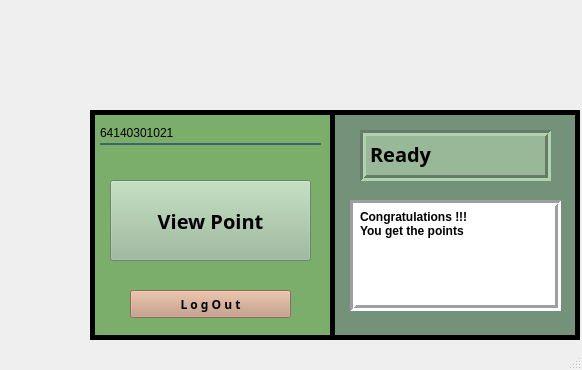
<?xml version="1.0" encoding="UTF-8"?>
<ui version="4.0">
 <class>MainWindow</class>
 <widget class="QMainWindow" name="MainWindow">
  <property name="geometry">
   <rect>
    <x>0</x>
    <y>0</y>
    <width>582</width>
    <height>370</height>
   </rect>
  </property>
  <property name="windowTitle">
   <string>MainWindow</string>
  </property>
  <widget class="QWidget" name="centralwidget">
   <property name="styleSheet">
    <string notr="true">QPushButton#Logout_Button{
	background-color: rgb(194, 151, 125);
	
	
	border-left:1px solid rgb(255,76,100);
	border-right:1px solid rgb(255,76,100);
	border-bottom:5px solid rgb(255,76,100);
}
QPushButton#Logout_Button:hover{
	background-color:rgb(192,192,192);
	color:rgb(0,0,0);
	border-left:1px solid rgb(128,128,128);
	border-right:1px solid rgb(128,128,128);
	border-bottom:5px solid rgb(128,128,128);
}
QPushButton#Logout_Button:pressed{
	background-color:rgb(192,192,192);
	color:rgb(0,0,0);
	border-left:1px solid rgb(128,128,128);
	border-right:1px solid rgb(128,128,128);
	border-top:5px solid rgb(128,128,128);
}
QPushButton#ViewPoint_Button{
	background-color: rgb(153, 184, 152);
	
	
	border-left:1px solid rgb(255,76,100);
	border-right:1px solid rgb(255,76,100);
	border-bottom:5px solid rgb(255,76,100);
}
QPushButton#ViewPoint_Button:hover{
	background-color:rgb(192,192,192);
	color:rgb(0,0,0);
	border-left:1px solid rgb(128,128,128);
	border-right:1px solid rgb(128,128,128);
	border-bottom:5px solid rgb(128,128,128);
}
QPushButton#ViewPoint_Button:pressed{
	background-color:rgb(192,192,192);
	color:rgb(0,0,0);
	border-left:1px solid rgb(128,128,128);
	border-right:1px solid rgb(128,128,128);
	border-top:5px solid rgb(128,128,128);
}</string>
   </property>
   <widget class="QLabel" name="label_2">
    <property name="geometry">
     <rect>
      <x>90</x>
      <y>110</y>
      <width>250</width>
      <height>230</height>
     </rect>
    </property>
    <property name="styleSheet">
     <string notr="true">
background-color: rgb(123, 174, 106);</string>
    </property>
    <property name="frameShape">
     <enum>QFrame::Box</enum>
    </property>
    <property name="lineWidth">
     <number>5</number>
    </property>
    <property name="text">
     <string/>
    </property>
   </widget>
   <widget class="QLabel" name="label_3">
    <property name="geometry">
     <rect>
      <x>330</x>
      <y>110</y>
      <width>250</width>
      <height>230</height>
     </rect>
    </property>
    <property name="styleSheet">
     <string notr="true">background-color: rgb(116, 146, 122);</string>
    </property>
    <property name="frameShape">
     <enum>QFrame::Box</enum>
    </property>
    <property name="lineWidth">
     <number>5</number>
    </property>
    <property name="text">
     <string/>
    </property>
   </widget>
   <widget class="QLabel" name="Student_ID_2">
    <property name="geometry">
     <rect>
      <x>100</x>
      <y>120</y>
      <width>221</width>
      <height>25</height>
     </rect>
    </property>
    <property name="font">
     <font>
      <pointsize>9</pointsize>
     </font>
    </property>
    <property name="styleSheet">
     <string notr="true">background-color: rgb(0,0,0,0);


border-bottom:2px solid rgba(46,82,101,200);</string>
    </property>
    <property name="text">
     <string>64140301021</string>
    </property>
   </widget>
   <widget class="QPushButton" name="Logout_Button">
    <property name="geometry">
     <rect>
      <x>130</x>
      <y>290</y>
      <width>161</width>
      <height>28</height>
     </rect>
    </property>
    <property name="font">
     <font>
      <family>Berlin Sans FB Demi</family>
      <pointsize>9</pointsize>
      <weight>75</weight>
      <bold>true</bold>
     </font>
    </property>
    <property name="text">
     <string>L o g O u t</string>
    </property>
   </widget>
   <widget class="QPushButton" name="ViewPoint_Button">
    <property name="geometry">
     <rect>
      <x>110</x>
      <y>180</y>
      <width>201</width>
      <height>81</height>
     </rect>
    </property>
    <property name="font">
     <font>
      <family>Berlin Sans FB Demi</family>
      <pointsize>15</pointsize>
      <weight>75</weight>
      <bold>true</bold>
     </font>
    </property>
    <property name="text">
     <string>View Point</string>
    </property>
   </widget>
   <widget class="QPlainTextEdit" name="state">
    <property name="geometry">
     <rect>
      <x>360</x>
      <y>130</y>
      <width>191</width>
      <height>51</height>
     </rect>
    </property>
    <property name="font">
     <font>
      <family>Berlin Sans FB Demi</family>
      <pointsize>15</pointsize>
      <weight>75</weight>
      <italic>false</italic>
      <bold>true</bold>
      <underline>false</underline>
     </font>
    </property>
    <property name="layoutDirection">
     <enum>Qt::LeftToRight</enum>
    </property>
    <property name="styleSheet">
     <string notr="true">background-color: rgb(153, 184, 152);</string>
    </property>
    <property name="frameShape">
     <enum>QFrame::Box</enum>
    </property>
    <property name="lineWidth">
     <number>3</number>
    </property>
    <property name="plainText">
     <string>Ready</string>
    </property>
    <property name="tabStopWidth">
     <number>0</number>
    </property>
   </widget>
   <widget class="QPlainTextEdit" name="plainTextEdit">
    <property name="geometry">
     <rect>
      <x>350</x>
      <y>200</y>
      <width>211</width>
      <height>111</height>
     </rect>
    </property>
    <property name="font">
     <font>
      <weight>75</weight>
      <bold>true</bold>
     </font>
    </property>
    <property name="frameShape">
     <enum>QFrame::Box</enum>
    </property>
    <property name="lineWidth">
     <number>3</number>
    </property>
    <property name="plainText">
     <string>Congratulations !!!
You get the points </string>
    </property>
   </widget>
  </widget>
  <widget class="QStatusBar" name="statusbar"/>
 </widget>
 <resources/>
 <connections/>
</ui>
